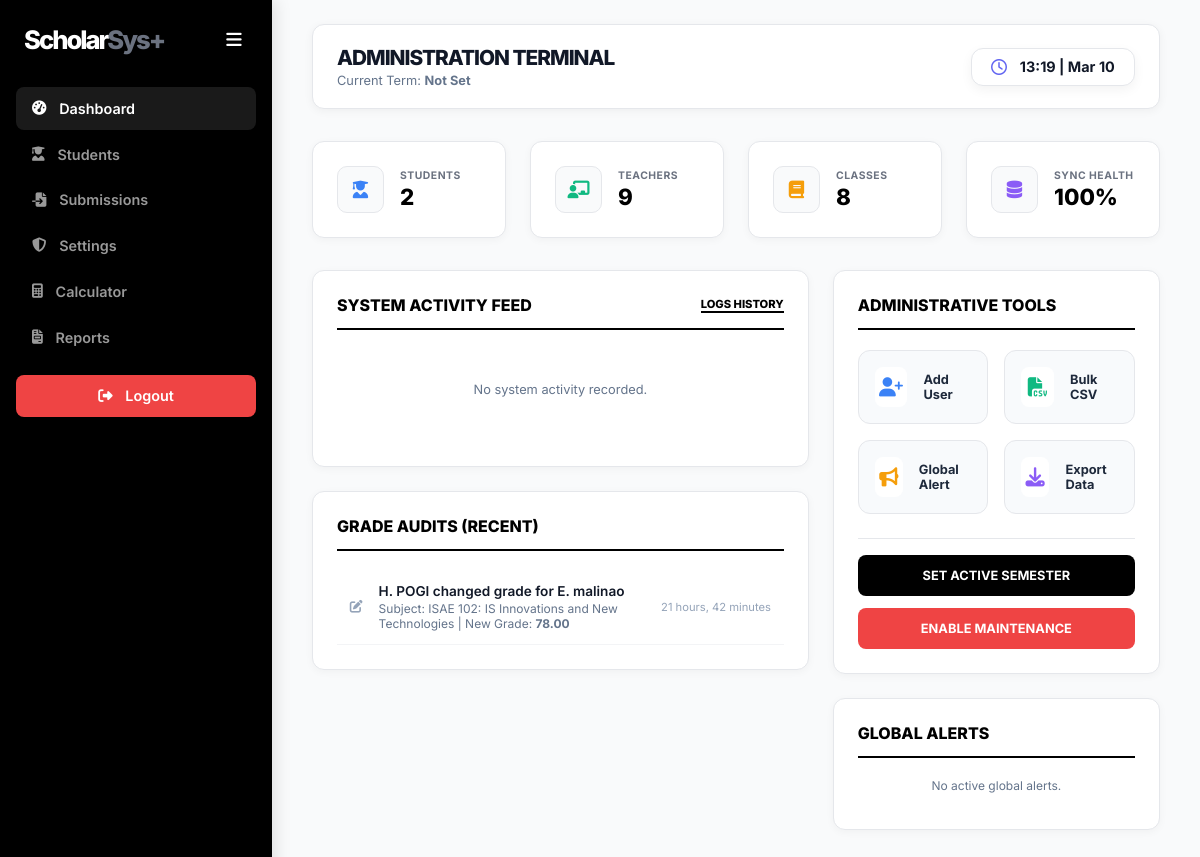
/overview/ (signed in), run on the app's committed database.
### portal/models.py (models this page shows, shortened)
class GradeAuditLog(models.Model):
    student = models.ForeignKey(User, on_delete=models.CASCADE)
    subject = models.CharField(max_length=100)
    old_grade = models.DecimalField(max_digits=5, decimal_places=2, null=True)
    new_grade = models.DecimalField(max_digits=5, decimal_places=2)
    changed_by = models.ForeignKey(User, on_delete=models.SET_NULL, null=True, related_name='grade_changes')
    timestamp = models.DateTimeField(auto_now_add=True)

class UserProfile(models.Model):
    user = models.OneToOneField(User, on_delete=models.CASCADE)
    student_id = models.CharField(max_length=20, blank=True, db_index=True)
    section = models.CharField(max_length=50, blank=True)
    role = models.CharField(max_length=10, choices=[('student', 'Student'), ('teacher', 'Teacher'), ('admin', 'Admin')])
    @property
    def formatted_name(self):
        if self.user.first_name:
            first_initial = self.user.first_name[0].upper()
            if self.user.last_name:
                return f"{first_initial}. {self.user.last_name}"
            return self.user.first_name
        return self.user.username

### portal/views.py (the view)
# urls.py: path('overview/', views.admin_dash, name='admin_dash'),
@login_required
@role_required(['admin'])
def admin_dash(request):
    total_students = User.objects.filter(userprofile__role='student').count()
    total_teachers = User.objects.filter(userprofile__role='teacher').count()
    total_classes = Classroom.objects.count()
    recent_logs = GradeAuditLog.objects.all().order_by('-timestamp')[:10]
    system_activity = SystemLog.objects.all().order_by('-timestamp')[:15]
    global_announcements = GlobalAnnouncement.objects.all().order_by('-created_at')[:5]
    maintenance_mode = SystemSetting.objects.filter(key='maintenance_mode').first()
    maintenance_status = maintenance_mode.value == 'True' if maintenance_mode else False
    current_term = SystemSetting.objects.filter(key='current_term').first()
    term_name = current_term.value if current_term else "Not Set"
    return render(request, 'portal/admin_dash.html', {
        'total_students': total_students,
        'total_teachers': total_teachers,
        'total_classes': total_classes,
        'recent_logs': recent_logs,
        'system_activity': system_activity,
        'global_announcements': global_announcements,
        'maintenance_status': maintenance_status,
        'term_name': term_name,
    })

### portal/views.py (called while the page is built)
def role_required(allowed_roles):
    def decorator(view_func):
        @wraps(view_func)
        def _wrapped_view(request, *args, **kwargs):
            if not request.user.is_authenticated:
                return redirect('login')
            try:
                profile = request.user.userprofile
            except UserProfile.DoesNotExist:
                messages.error(request, "Your account is missing a profile. Please contact admin.")
                return redirect('login')
            if profile.role not in allowed_roles:
                messages.error(request, "You do not have permission to access that page.")
                return redirect('dashboard')
            return view_func(request, *args, **kwargs)
        return _wrapped_view
    return decorator

### portal/templates/portal/admin_dash.html (shortened to what this page needs)
{% load static %}
<!DOCTYPE html>
<html lang="en">
<head>
    <link rel="stylesheet" href="https://cdnjs.cloudflare.com/ajax/libs/font-awesome/6.4.0/css/all.min.css">
</head>
<body>
    <div class="sidebar">
        <div class="sidebar-header">
            <h2><span style="color: white;">Scholar</span><span style="color: #6b7280;">Sys+</span></h2>
            <button class="burger-menu" id="sidebarBurger">
                <i class="fa-solid fa-bars"></i>
            </button>
        </div>
        <nav>
            <a href="{% url 'admin_dash' %}" class="active"><i class="fa-solid fa-gauge-high"></i> <span>Dashboard</span></a>
            <a href="{% url 'student_list' %}"><i class="fa-solid fa-user-graduate"></i> <span>Students</span></a>
            <a href="{% url 'submissions_list' %}"><i class="fa-solid fa-file-import"></i> <span>Submissions</span></a>
            <a href="/admin/"><i class="fa-solid fa-shield-halved"></i> <span>Settings</span></a>
            <a href="{% url 'calculate_grade' %}"><i class="fa-solid fa-calculator"></i> <span>Calculator</span></a>
            <a href="{% url 'raw_scores' %}"><i class="fa-solid fa-file-invoice"></i> <span>Reports</span></a>
            <a href="/logout/" class="logout-btn">
                <i class="fa-solid fa-right-from-bracket"></i> <span>Logout</span>
            </a>
        </nav>
    </div>
    <div class="main-content">
        <div class="header">
            <div style="display: flex; align-items: center;">
                <div>
                    <h1 style="margin:0; font-size: 1.3rem; font-weight: 800;">Administration Terminal</h1>
                    <p style="color: #64748b; margin: 0.2rem 0 0 0; font-size: 0.8rem;">Current Term: <strong>{{ term_name }}</strong></p>
                </div>
            </div>
            <div style="background: white; padding: 0.6rem 1.2rem; border-radius: 12px; display: flex; align-items: center; gap: 0.8rem; box-shadow: 0 4px 12px rgba(0,0,0,0.05); border: 1px solid var(--border-color);">
                <i class="fa-regular fa-clock" style="color: #6366f1;"></i>
                <span style="font-weight: 700; font-size: 0.9rem;">{% now "H:i" %} | {% now "M j" %}</span>
            </div>
        </div>
        <div class="stats-grid">
            <div class="stat-card">
                <div class="stat-icon"><i class="fa-solid fa-user-graduate" style="color: #3b82f6;"></i></div>
                <div class="stat-info">
                    <h3>Students</h3>
                    <p>{{ total_students }}</p>
                </div>
            </div>
            <div class="stat-card">
                <div class="stat-icon"><i class="fa-solid fa-chalkboard-user" style="color: #10b981;"></i></div>
                <div class="stat-info">
                    <h3>Teachers</h3>
                    <p>{{ total_teachers }}</p>
                </div>
            </div>
            <div class="stat-card">
                <div class="stat-icon"><i class="fa-solid fa-book" style="color: #f59e0b;"></i></div>
                <div class="stat-info">
                    <h3>Classes</h3>
                    <p>{{ total_classes }}</p>
                </div>
            </div>
            <div class="stat-card">
                <div class="stat-icon"><i class="fa-solid fa-database" style="color: #8b5cf6;"></i></div>
                <div class="stat-info">
                    <h3>Sync Health</h3>
                    <p>100%</p>
                </div>
            </div>
        </div>
        <div class="dashboard-grid">
            <div class="left-col">
                <div class="card">
                    <div class="card-header">
                        <h3>System Activity Feed</h3>
                        <a href="/admin/portal/systemlog/" class="btn-view-all">Logs History</a>
                    </div>
                    <div class="log-list">
                        {% for log in system_activity %}
                        <div class="log-item">
                            <div class="log-avatar" style="background: {% cycle '#000' '#333' '#666' %};">{{ log.user.username.0|upper|default:"S" }}</div>
                            <div style="flex: 1;">
                                <p style="margin: 0; font-weight: 600; font-size: 0.85rem;">
                                    {{ log.user.username|default:"System" }}
                                    <span class="badge badge-action">{{ log.action }}</span>
                                </p>
                                <p style="margin: 0.1rem 0 0 0; font-size: 0.75rem; color: #64748b;">
                                    {{ log.details }}
                                </p>
                            </div>
                            <div style="font-size: 0.7rem; color: #94a3b8;">
                                {{ log.timestamp|timesince }} ago
                            </div>
                        </div>
                        {% empty %}
                        <p style="text-align: center; color: #64748b; padding: 2rem; font-size: 0.8rem;">No system activity recorded.</p>
                        {% endfor %}
                    </div>
                </div>
                <div class="card">
                    <div class="card-header">
                        <h3>Grade Audits (Recent)</h3>
                    </div>
                    <div class="log-list">
                        {% for log in recent_logs %}
                        <div class="log-item">
                            <i class="fa-solid fa-pen-to-square" style="color: #94a3b8; font-size: 0.8rem;"></i>
                            <div style="flex: 1;">
                                <p style="margin: 0; font-weight: 600; font-size: 0.85rem;">
                                    {{ log.changed_by.userprofile.formatted_name }} changed grade for {{ log.student.userprofile.formatted_name }}
                                </p>
                                <p style="margin: 0.1rem 0 0 0; font-size: 0.75rem; color: #64748b;">
                                    Subject: {{ log.subject }} | New Grade: <strong>{{ log.new_grade }}</strong>
                                </p>
                            </div>
                            <div style="font-size: 0.7rem; color: #94a3b8;">{{ log.timestamp|timesince }}</div>
                        </div>
                        {% endfor %}
                    </div>
                </div>
            </div>
            <div class="right-col">
                <div class="card">
                    <div class="card-header">
                        <h3>Administrative Tools</h3>
                    </div>
                    <div class="action-grid">
                        <a href="javascript:void(0)" onclick="openModal('userModal')" class="action-card">
                            <i class="fa-solid fa-user-plus" style="color: #3b82f6;"></i>
                            <span style="font-size: 0.8rem; font-weight: 700;">Add User</span>
                        </a>
                        <a href="javascript:void(0)" onclick="openModal('bulkModal')" class="action-card">
                            <i class="fa-solid fa-file-csv" style="color: #10b981;"></i>
                            <span style="font-size: 0.8rem; font-weight: 700;">Bulk CSV</span>
                        </a>
                        <a href="javascript:void(0)" onclick="openModal('announcementModal')" class="action-card">
                            <i class="fa-solid fa-bullhorn" style="color: #f59e0b;"></i>
                            <span style="font-size: 0.8rem; font-weight: 700;">Global Alert</span>
                        </a>
                        <a href="{% url 'export_raw_scores_csv' %}" class="action-card">
                            <i class="fa-solid fa-download" style="color: #8b5cf6;"></i>
                            <span style="font-size: 0.8rem; font-weight: 700;">Export Data</span>
                        </a>
                    </div>
                    <div style="margin-top: 1.5rem; padding-top: 1rem; border-top: 1px solid var(--border-color);">
                        <a href="javascript:void(0)" onclick="openModal('termModal')" style="display: block; text-decoration: none; padding: 0.8rem; background: #000; color: white; border-radius: 8px; text-align: center; font-weight: 700; font-size: 0.8rem; margin-bottom: 0.8rem;">
                            SET ACTIVE SEMESTER
                        </a>
                        <a href="{% url 'admin_toggle_maintenance' %}" style="display: block; text-decoration: none; padding: 0.8rem; background: {% if maintenance_status %}#10b981{% else %}#ef4444{% endif %}; color: white; border-radius: 8px; text-align: center; font-weight: 700; font-size: 0.8rem;">
                            {% if maintenance_status %}DISABLE MAINTENANCE{% else %}ENABLE MAINTENANCE{% endif %}
                        </a>
                    </div>
                </div>
                <div class="card">
                    <div class="card-header">
                        <h3>Global Alerts</h3>
                    </div>
                    {% for ann in global_announcements %}
                    <div style="padding: 0.8rem; border-left: 4px solid #000; background: #f8fafc; margin-bottom: 0.8rem; border-radius: 0 8px 8px 0;">
                        <p style="margin: 0; font-weight: 700; font-size: 0.8rem;">{{ ann.title }}</p>
                        <p style="margin: 0.2rem 0; font-size: 0.75rem; color: #64748b;">{{ ann.content|truncatewords:15 }}</p>
                        <span style="font-size: 0.65rem; color: #94a3b8;">To: {{ ann.get_target_role_display }}</span>
                    </div>
                    {% empty %}
                    <p style="text-align: center; color: #64748b; font-size: 0.75rem;">No active global alerts.</p>
                    {% endfor %}
                </div>
            </div>
        </div>
    </div>
</body>
</html>

### data on the page
GradeAuditLog: changed_by.userprofile.formatted_name "H. POGI", student.userprofile.formatted_name "E. malinao", subject "ISAE 102: IS Innovations and New Technologies", new_grade "78.00", timestamp "21 hours, 42 minutes"

### other printed values
{{ term_name }} "Not Set"
{{ total_students }} "2"
{{ total_teachers }} "9"
{{ total_classes }} "8"
